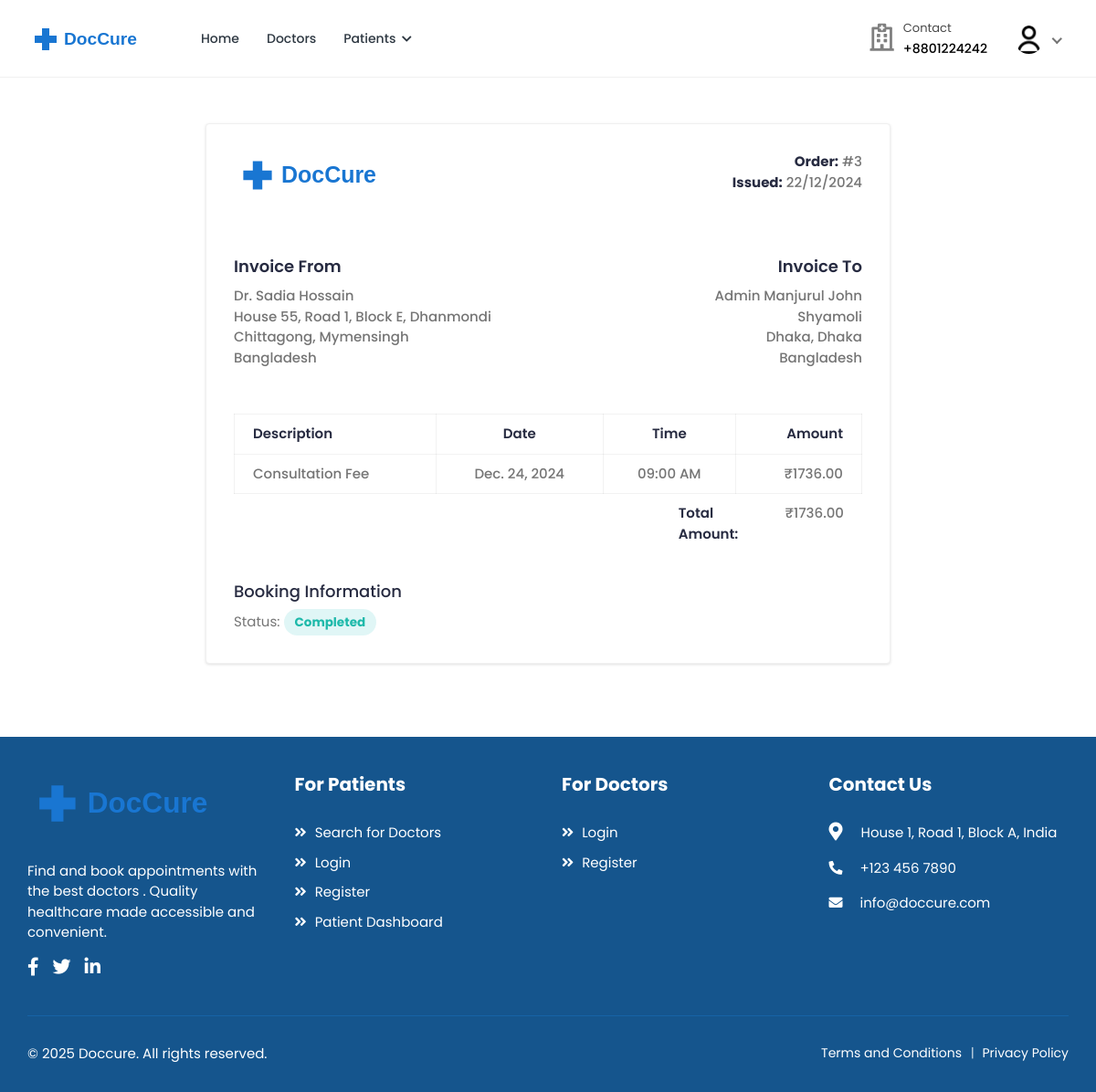
/bookings/3/invoice/ (signed in), run on an earlier commit of the app's database.
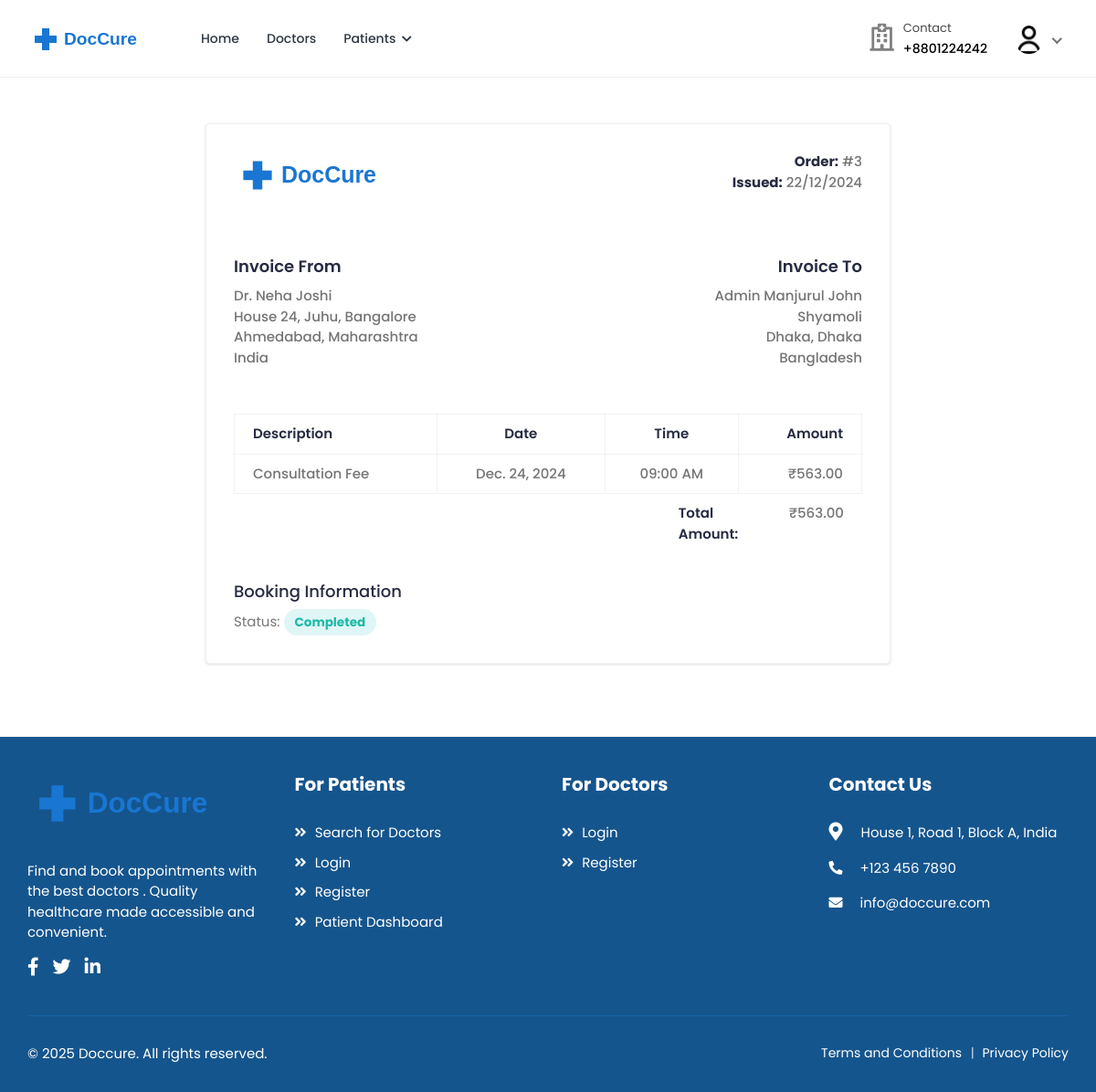
And on a later commit of the database.
### bookings/models.py (models this page shows, shortened)
class Booking(models.Model):
    doctor = models.ForeignKey(
        settings.AUTH_USER_MODEL,
        on_delete=models.CASCADE,
        related_name="appointments",
        limit_choices_to={"role": "doctor"},
    )
    patient = models.ForeignKey(
        settings.AUTH_USER_MODEL,
        on_delete=models.CASCADE,
        related_name="patient_appointments",
        limit_choices_to={"role": "patient"},
    )
    appointment_date = models.DateField()
    appointment_time = models.TimeField()
    booking_date = models.DateTimeField(auto_now_add=True)
    status = models.CharField(
        max_length=20,
        choices=[
            ("pending", "Pending"),
            ("confirmed", "Confirmed"),
            ("completed", "Completed"),
            ("cancelled", "Cancelled"),
            ("no_show", "No Show"),
        ],
        default="pending",
    )
    class Meta:
        ordering = ["-appointment_date", "-appointment_time"]
        unique_together = ["doctor", "appointment_date", "appointment_time"]

### accounts/models.py (models this page shows, shortened)
class User(AbstractUser):
    class RoleChoices(models.TextChoices):
        DOCTOR = "doctor", "Doctor"
        PATIENT = "patient", "Patient"
    username = models.CharField(max_length=30, unique=True)
    role = models.CharField(
        choices=RoleChoices.choices,
        max_length=20,
        default="patient",
        error_messages={"required": "Role must be provided"},
    )
    email = models.EmailField(
        blank=True,
        error_messages={
            "unique": "A user with that email already exists.",
        },
    )
    first_name = models.CharField(max_length=150, blank=True)
    last_name = models.CharField(max_length=150, blank=True)
    registration_number = models.IntegerField(null=True, blank=True)
    USERNAME_FIELD = "username"
    REQUIRED_FIELDS = []
    objects = CustomUserManager()
    def get_full_name(self):
        full_name = "%s %s" % (self.first_name, self.last_name)
        return full_name.strip() or self.username

class Profile(models.Model):
    user = models.OneToOneField(
        User, on_delete=models.CASCADE, related_name="profile"
    )
    avatar = models.ImageField(
        default="defaults/user.png", upload_to=profile_photo_directory_path
    )
    phone = models.CharField(max_length=20, blank=True, null=True)
    dob = models.DateField(blank=True, null=True)
    about = models.TextField(blank=True, null=True)
    specialization = models.CharField(max_length=255, blank=True, null=True)
    gender = models.CharField(
        max_length=10,
        choices=[("male", "Male"), ("female", "Female"), ("other", "Other")],
        blank=True,
    )
    address = models.TextField(blank=True, null=True)
    city = models.CharField(max_length=100, blank=True)
    state = models.CharField(max_length=100, blank=True)
    postal_code = models.CharField(max_length=20, blank=True)
    country = models.CharField(max_length=100, blank=True)
    price_per_consultation = models.DecimalField(
        max_digits=10, decimal_places=2, null=True, blank=True
    )
    is_available = models.BooleanField(default=True)
    blood_group = models.CharField(
        max_length=5,
        choices=[
            ("A+", "A+"),
            ("A-", "A-"),
            ("B+", "B+"),
            ("B-", "B-"),
            ("O+", "O+"),
            ("O-", "O-"),
            ("AB+", "AB+"),
            ("AB-", "AB-"),
        ],
        blank=True,
        null=True,
    )
    allergies = models.TextField(blank=True, null=True)
    medical_conditions = models.TextField(blank=True, null=True)
    @property
    def image(self):
        return (
            self.avatar.url
            if self.avatar.storage.exists(self.avatar.name)
            else "{}defaults/user.png".format(settings.MEDIA_URL)
        )

### bookings/views.py (the view)
class BookingInvoiceView(LoginRequiredMixin, TemplateView):
    template_name = "bookings/booking-invoice.html"
    def get_context_data(self, **kwargs):
        context = super().get_context_data(**kwargs)
        booking = get_object_or_404(
            Booking.objects.select_related(
                "doctor", "doctor__profile", "patient", "patient__profile"
            ),
            id=kwargs["booking_id"],
        )
        if not (
            self.request.user == booking.patient
            or self.request.user == booking.doctor
        ):
            raise Http404("Not found")
        context["booking"] = booking
        context["issued_date"] = booking.booking_date.strftime("%d/%m/%Y")
        consultation_fee = booking.doctor.profile.price_per_consultation
        context["subtotal"] = consultation_fee
        context["total"] = (
            consultation_fee  # Add any additional fees/discounts here
        )
        return context

### accounts/managers.py (called while the page is built)
    def get(self, *args, **kwargs):
        return super().select_related("profile").get(*args, **kwargs)

### templates/bookings/booking-invoice.html (shortened to what the changed rows need)
{% extends "base.html" %}
{% load static %}
{% block content %}
<div class="content">
    <div class="container-fluid">
        <div class="row">
            <div class="col-lg-8 offset-lg-2">
                <div class="invoice-content">
                    <div class="invoice-item">
                        <div class="row">
                            <div class="col-md-6">
                                <p class="invoice-details">
                                    <strong>Order:</strong> #{{ booking.id }} <br>
                                    <strong>Issued:</strong> {{ issued_date }}
                                </p>
                            </div>
                        </div>
                    </div>
                    <div class="invoice-item">
                        <div class="row">
                            <div class="col-md-6">
                                <div class="invoice-info">
                                    <strong class="customer-text">Invoice From</strong>
                                    <p class="invoice-details invoice-details-two">
                                        Dr. {{ booking.doctor.get_full_name }} <br>
                                        {% if booking.doctor.profile.address %}
                                            {{ booking.doctor.profile.address }}<br>
                                        {% endif %}
                                        {{ booking.doctor.profile.city }}{% if booking.doctor.profile.state %}, {{ booking.doctor.profile.state }}{% endif %}<br>
                                        {{ booking.doctor.profile.country }}
                                    </p>
                                </div>
                            </div>
                            <div class="col-md-6">
                                <div class="invoice-info invoice-info2">
                                    <strong class="customer-text">Invoice To</strong>
                                    <p class="invoice-details">
                                        {{ booking.patient.get_full_name }} <br>
                                        {% if booking.patient.profile.address %}
                                            {{ booking.patient.profile.address }}<br>
                                        {% endif %}
                                        {{ booking.patient.profile.city }}{% if booking.patient.profile.state %}, {{ booking.patient.profile.state }}{% endif %}<br>
                                        {{ booking.patient.profile.country }}
                                    </p>
                                </div>
                            </div>
                        </div>
                    </div>
                    <div class="invoice-item invoice-table-wrap">
                        <div class="row">
                            <div class="col-md-12">
                                <div class="table-responsive">
                                    <table class="invoice-table table table-bordered">
                                        <thead>
                                            <tr>
                                                <th>Description</th>
                                                <th class="text-center">Date</th>
                                                <th class="text-center">Time</th>
                                                <th class="text-right">Amount</th>
                                            </tr>
                                        </thead>
                                        <tbody>
                                            <tr>
                                                <td>Consultation Fee</td>
                                                <td class="text-center">{{ booking.appointment_date }}</td>
                                                <td class="text-center">{{ booking.appointment_time|time:"h:i A" }}</td>
                                                <td class="text-right">₹{{ booking.doctor.profile.price_per_consultation }}</td>
                                            </tr>
                                        </tbody>
                                    </table>
                                </div>
                            </div>
                            <div class="col-md-6 col-xl-4 ml-auto">
                                <div class="table-responsive">
                                    <table class="invoice-table-two table">
                                        <tbody>
                                            <tr>
                                                <th>Total Amount:</th>
                                                <td><span>₹{{ total }}</span></td>
                                            </tr>
                                        </tbody>
                                    </table>
                                </div>
                            </div>
                        </div>
                    </div>
                    <div class="other-info">
                        <p class="text-muted mb-0">
                            Status: <span class="badge badge-pill
                                {% if booking.status == 'completed' %}bg-info-light{% endif %}">
                                {{ booking.status|title }}
                            </span>
                        </p>
                    </div>
                </div>
            </div>
        </div>
    </div>
</div>
{% endblock %}

What changed in the data, as far as the page shows it:
changed through a linked row, Booking "09:00 AM": doctor.get_full_name "Sadia Hossain" → "Neha Joshi"; doctor.profile.address "House 55, Road 1, Block E, Dhanmondi" → "House 24, Juhu, Bangalore"; doctor.profile.city "Chittagong" → "Ahmedabad"; doctor.profile.state "Mymensingh" → "Maharashtra"; doctor.profile.country "Bangladesh" → "India"; doctor.profile.price_per_consultation "1736.00" → "563.00"
changed Profile: price_per_consultation "1736.00" → "563.00"
